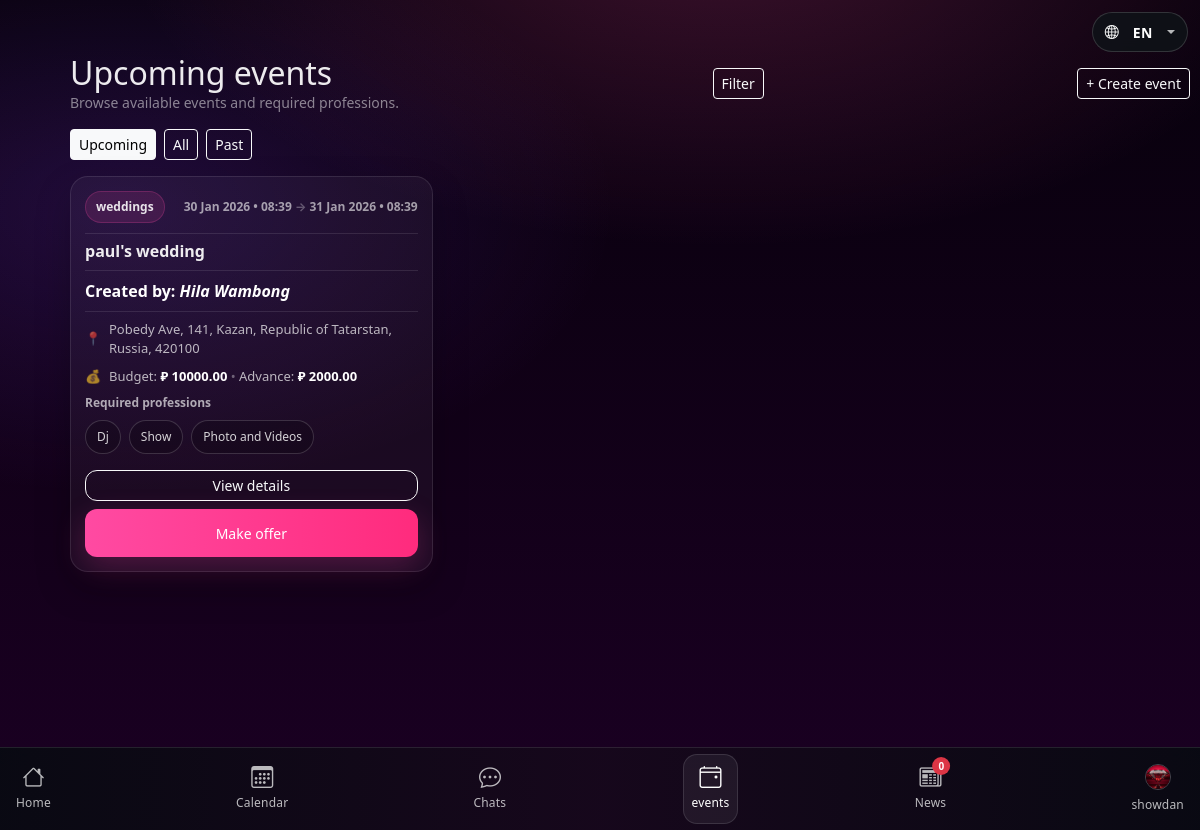
Before: /en/events/ (signed in) with the older database file.
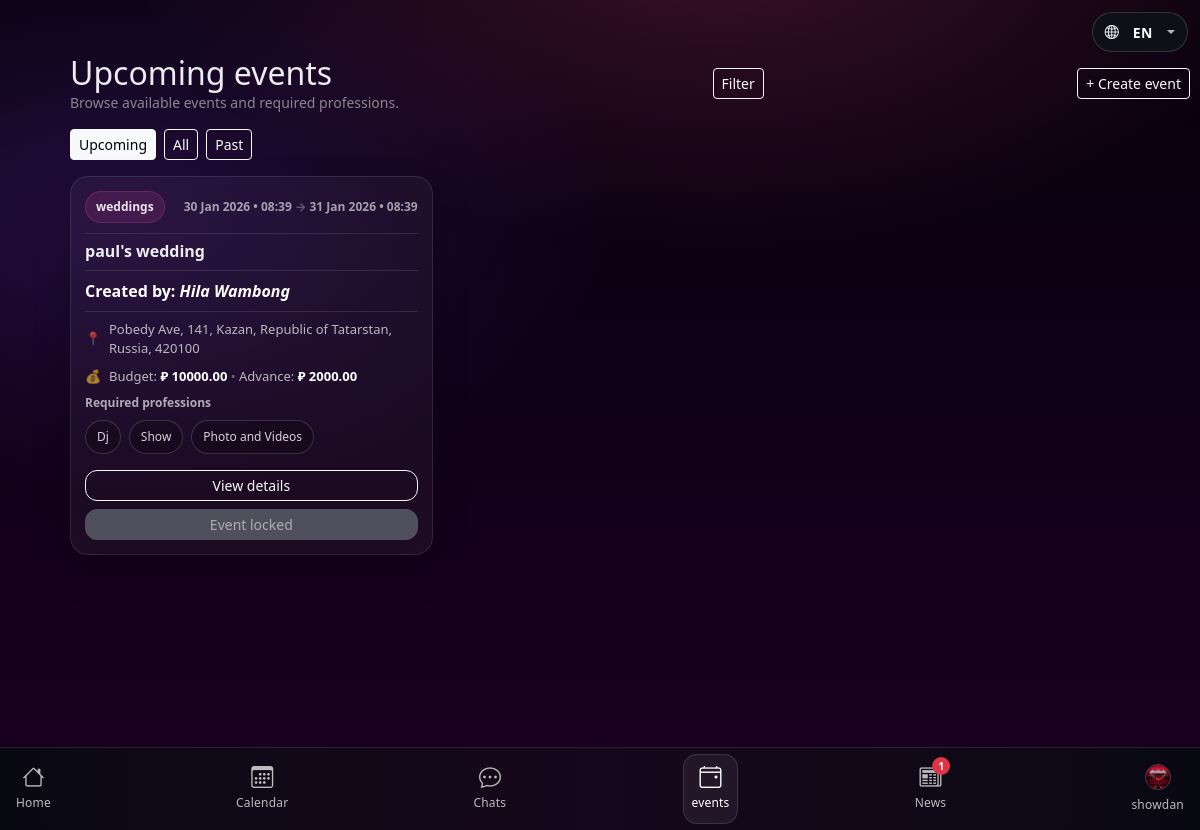
After: the same page with the newer database file.
### events/models.py (models this page shows, shortened)
class Event(models.Model):
    name = models.CharField(max_length=200)
    location = models.CharField(max_length=255, blank=True)
    country = models.CharField(max_length=120, blank=True, default="")
    city = models.CharField(max_length=120, blank=True, default="")
    event_type = models.ForeignKey(
        "events.EventCategory",
        null=True,
        blank=True,
        on_delete=models.SET_NULL,
        related_name="events",
    )
    required_professions = models.ManyToManyField(
        "accounts.Profession",
        blank=True,
        related_name="events",
    )
    start_datetime = models.DateTimeField(default=timezone.now)
    end_datetime = models.DateTimeField()
    currency = models.ForeignKey(
        "accounts.Currency",
        null=True,
        blank=True,
        on_delete=models.SET_NULL,
        related_name="events",
    )
    event_budget = models.DecimalField(
        max_digits=12,
        decimal_places=2,
        validators=[MinValueValidator(0)],
        null=True,
        blank=True,
    )
    advance_payment = models.DecimalField(
        max_digits=12,
        decimal_places=2,
        validators=[MinValueValidator(0)],
        null=True,
        blank=True,
    )
    is_locked = models.BooleanField(default=False)
    is_posted = models.BooleanField(default=True)
    accepted_thread = models.ForeignKey(
        "events.OfferThread",
        null=True, blank=True,
        on_delete=models.SET_NULL,
        related_name="accepted_for_events",
    )
    created_by = models.ForeignKey(
        settings.AUTH_USER_MODEL,
        on_delete=models.CASCADE,
        related_name="events_created",
    )
    accepted_professional = models.ForeignKey(
        settings.AUTH_USER_MODEL,
        null=True,
        blank=True,
        on_delete=models.SET_NULL,
        related_name="accepted_events",
    )
    created_at = models.DateTimeField(auto_now_add=True)

class EventCategory(models.Model):
    name = models.CharField(max_length=120)
    parent = models.ForeignKey(
        "self",
        null=True,
        blank=True,
        related_name="children",
        on_delete=models.CASCADE,
    )
    path = models.CharField(max_length=600, blank=True, db_index=True)
    class Meta:
        verbose_name_plural = "Event categories"
        unique_together = ("name", "parent")
        ordering = ["path"]
    def get_depth(self):
        depth = 0
        p = self.parent
        while p:
            depth += 1
            p = p.parent
        return depth
    def __str__(self):
        indent = "— " * self.get_depth()
        return f"{indent}{self.name}"

### accounts/models.py (models this page shows, shortened)
class Accounts(AbstractBaseUser, PermissionsMixin):
    class AccountType(models.TextChoices):
        PERSONAL = "personal", "Personal"
        PROFESSIONAL = "professional", "Professional"
    class Gender(models.TextChoices):
        PERSONAL = "male", "Male"
        PROFESSIONAL = "female", "Female"
    email = models.EmailField(unique=True)
    profile_picture = models.ImageField(
        upload_to="avatars/",
        blank=True,
        null=True,
        default="avatars/default.png",
    )
    professional_picture = models.ImageField(
        upload_to="professional_pictures/",
        blank=True,
        null=True,
        default="professional_pictures/default_professional.png",
    )
    communication_languages = models.ManyToManyField(
        "accounts.Language",
        blank=True,
        related_name="accounts_communication",
    )
    event_languages = models.ManyToManyField(
        "accounts.Language",
        blank=True,
        related_name="accounts_events",
    )
    accepted_event_categories = models.ManyToManyField(
        "events.EventCategory",
        blank=True,
        related_name="accepted_by_users",
    )
    first_name = models.CharField(max_length=80)
    last_name = models.CharField(max_length=80)
    nickname = models.CharField(max_length=220, blank=True, null=True)
    phone = models.CharField(max_length=30, blank=True)
    date_of_birth = models.DateField(null=True, blank=True)
    years_of_experience = models.PositiveSmallIntegerField(
        null=True,
        blank=True,
        default=0,
    )
    about_me = models.TextField(blank=True, default="")
    account_type = models.CharField(
        max_length=20,
        choices=AccountType.choices,
        default=AccountType.PERSONAL,
    )
    gender = models.CharField(max_length=20, choices=Gender.choices, blank=True, null=True)
    professions = models.ManyToManyField(
        Profession,
        blank=True,
        related_name="accounts",
    )
    currency = models.ForeignKey(
        "accounts.Currency",
        null=True,
        blank=True,
        on_delete=models.SET_NULL,
        related_name="accounts",
    )
    cost_per_hour = models.DecimalField(
        max_digits=10,
        decimal_places=2,
        null=True,
        blank=True,
    )
    cost_per_5_hours = models.DecimalField(
        max_digits=10,
        decimal_places=2,
        null=True,
        blank=True,
    )
    is_active = models.BooleanField(default=True)
    is_staff = models.BooleanField(default=False)
    date_joined = models.DateTimeField(default=timezone.now)
    country = models.CharField(max_length=120, blank=True, default="")
    city = models.CharField(max_length=120, blank=True, default="")
    address = models.CharField(max_length=255, blank=True, default="")
    public_id = models.CharField(
        max_length=8,
        unique=True,
        null=True,
        blank=True,
        db_index=True,
        help_text="Public-facing 8-digit user ID (non-guessable).",
    )
    objects = AccountsManager()
    USERNAME_FIELD = "email"
    REQUIRED_FIELDS = ["first_name", "last_name"]

class Currency(models.Model):
    name = models.CharField(max_length=80, unique=True)   # e.g. US Dollar
    sign = models.CharField(max_length=8)                 # e.g. $
    class Meta:
        ordering = ["name"]

### events/views.py (the view, shortened to what this page needs)
# urls.py: path("", views.events_list_view, name="list"),
def events_list_view(request):
    show = (request.GET.get("show") or "upcoming").strip()
    now = timezone.now()
    base = (
        Event.objects
        .filter(is_posted=True)
        .select_related("event_type", "currency", "created_by")
        .prefetch_related("required_professions")
        .annotate(offers_received_count=Count("offer_threads", distinct=True))
    )
    if show == "past":
        base = base.filter(end_datetime__lt=now)
        title = "Past events"
        order_by = "-start_datetime"
    elif show == "all":
        title = "All events"
        order_by = "-start_datetime"
    else:
        show = "upcoming"
        base = base.filter(end_datetime__gte=now)
        title = "Upcoming events"
        order_by = "start_datetime"
    q = (request.GET.get("q") or "").strip()
    category_id = (request.GET.get("category") or "").strip()        # event_type
    profession_id = (request.GET.get("profession") or "").strip()    # required_professions
    country = (request.GET.get("country") or "").strip()
    city = (request.GET.get("city") or "").strip()
    location = (request.GET.get("location") or "").strip()
    near_me = (request.GET.get("near_me") or "") == "1"
    min_budget_raw = (request.GET.get("min_budget") or "").strip()
    max_budget_raw = (request.GET.get("max_budget") or "").strip()
    qs = base
    if category_id.isdigit():
        qs = qs.filter(event_type__id=int(category_id))
    if profession_id.isdigit():
        qs = qs.filter(required_professions__id=int(profession_id))
    if country:
        qs = qs.filter(
            Q(country__icontains=country) |
            Q(created_by__country__icontains=country)
        )
    if city:
        qs = qs.filter(
            Q(city__icontains=city) |
            Q(created_by__city__icontains=city)
        )
    if location:
        qs = qs.filter(location__icontains=location)
    def to_decimal(s: str):
        if not s:
            return None
        try:
            return Decimal(s)
        except (InvalidOperation, ValueError):
            return None
    min_budget = to_decimal(min_budget_raw)
    max_budget = to_decimal(max_budget_raw)
    if min_budget is not None:
        qs = qs.filter(event_budget__isnull=False, event_budget__gte=min_budget)
    if max_budget is not None:
        qs = qs.filter(event_budget__isnull=False, event_budget__lte=max_budget)
    qs = qs.distinct().order_by(order_by)
    categories = EventCategory.objects.all().order_by("path")
    profession_options = _build_profession_tree_options()
    base_for_bounds = base
    bounds = base_for_bounds.aggregate(bmin=Min("event_budget"), bmax=Max("event_budget"))
    bmin = bounds["bmin"] if bounds["bmin"] is not None else 0
    bmax = bounds["bmax"] if bounds["bmax"] is not None else 600
    if int(bmax) <= int(bmin):
        bmax = int(bmin) + 1
    return render(request, "events/events_list.html", {
        "events": qs,
        "title": title,
        "show": show,
        "categories": categories,
        "profession_options": profession_options,
        "f_q": q,
        "f_category": category_id,
        "f_profession": profession_id,
        "f_country": country,
        "f_city": city,
        "f_location": location,
        "f_min_budget": min_budget_raw,
        "f_max_budget": max_budget_raw,
        "f_near_me": near_me,
        "bmin": int(bmin),
        "bmax": int(bmax),
    })

### templates/events/events_list.html (shortened to what the changed rows need)
{% extends "base.html" %}
{% load static %}
{% load i18n %}
{% block content %}
<div class="d-flex align-items-center justify-content-between mb-3">
  <div>
    <h2 class="mb-0">{{ title }}</h2>
  </div>
</div>
{% if events %}
  <div class="row g-3">
    {% for e in events %}
      <div class="col-12 col-md-6 col-lg-4">
        <div class="event-card">
          <div class="event-card-top">
              <div class="event-type">
                {% if e.event_type %}
                  {{ e.event_type.name }}
                {% else %}
                  {% translate "Event" %}
                {% endif %}
              </div>
            <div class="event-date">
              {{ e.start_datetime|date:"d M Y • H:i" }}
              <span class="opacity-50">→</span>
              {{ e.end_datetime|date:"d M Y • H:i" }}
            </div>
          </div>
        <hr class="my-2">
          <div class="event-title">{{ e.name }}</div>
        <hr class="my-2">
          <span class="text-white fw-semibold">
          {% translate "Created by" %}:
              <i>
                {{ e.created_by.first_name }} {{ e.created_by.last_name }}
              </i>
          </span>
          <hr class="my-2">
          <div class="event-meta">
            <span class="event-meta-dot">📍</span>
            <span>{{ e.location|default:"Location not set" }}</span>
          </div>
            {% if e.event_budget or e.advance_payment %}
              <div class="event-meta mt-2">
                <span class="event-meta-dot">💰</span>
                <span>
                  {% if e.event_budget %}
                    {% translate "Budget" %}:
                    <strong class="text-white">
                      {% if e.currency %}{{ e.currency.sign }}{% endif %}
                      {{ e.event_budget }}
                    </strong>
                  {% endif %}
                  {% if e.advance_payment %}
                    <span class="opacity-50">•</span>
                    {% translate "Advance" %}:
                    <strong class="text-white">
                      {% if e.currency %}{{ e.currency.sign }}{% endif %}
                      {{ e.advance_payment }}
                    </strong>
                  {% endif %}
                </span>
              </div>
            {% endif %}
          <div class="event-section-label mt-2">{% translate "Required professions" %}</div>
          <div class="event-chips">
            {% for p in e.required_professions.all %}
              <span class="event-chip">{{ p.name }}</span>
            {% empty %}
              <span class="text-white-50 small">{% translate "No professions specified" %}.</span>
            {% endfor %}
          </div>
        <div class="event-actions mt-3 d-grid gap-2">
          <a class="btn btn-sm btn-outline-light w-100" href="{% url 'events:detail' e.id %}">
            {% translate "View details" %}
          </a>
        {% if request.user.is_authenticated and request.user.account_type == "professional" and request.user != e.created_by %}
          {% if e.is_locked %}
            <button class="btn btn-sm btn-secondary w-100" disabled>{% translate "Event locked" %}</button>
          {% else %}
            <a class="btn btn-sm btn-primary w-100" href="{% url 'events:offers_inbox' %}?event={{ e.id }}">{% translate "Make offer" %}</a>
          {% endif %}
        {% endif %}
        </div>
        </div>
      </div>
    {% endfor %}
  </div>
{% else %}
  <div class="event-empty">
    <div class="text-white-50">{% translate "No events found" %}.</div>
  </div>
{% endif %}
{% endblock %}

### templates/base.html (shortened to what this page needs)
{% load static %}
{% load i18n %}
<!doctype html>
<html lang="en">
<head>
  <link
    href="https://cdn.jsdelivr.net/npm/bootstrap@5.3.2/dist/css/bootstrap.min.css" rel="stylesheet">
  <link rel="stylesheet" href="https://cdn.jsdelivr.net/npm/bootstrap-icons@1.11.3/font/bootstrap-icons.min.css">
    <link rel="stylesheet" href="{% static 'css/app.css' %}">
</head>
<body class="bg-light">
{% get_current_language as LANGUAGE_CODE %}
<div class="lang-float dropdown">
  <button class="btn btn-sm btn-dark lang-float-btn dropdown-toggle"
          type="button"
          data-bs-toggle="dropdown"
          aria-expanded="false"
          aria-label="Language">
    <i class="bi bi-globe2 me-2"></i>
    <span class="lang-code">{{ LANGUAGE_CODE|upper }}</span>
  </button>
</div>
<nav class="app-bottom-nav" role="navigation" aria-label="Primary">
  <div class="app-bottom-nav-inner">
    <a class="app-tab {% if request.resolver_match.url_name == 'home' %}is-active{% endif %}"
       href="{% url 'home' %}">
      <span class="app-ico">
        <i class="bi bi-house"></i>
      </span>
      <span class="app-label">{% translate "Home" %}</span>
    </a>
    <a class="app-tab {% if request.resolver_match.url_name == 'calendar' %}is-active{% endif %}"
       href="{% url 'events:calendar' %}">
      <span class="app-ico">
        <i class="bi bi-calendar3"></i>
      </span>
      <span class="app-label">{% translate "Calendar" %}</span>
    </a>
    <a class="app-tab {% if request.resolver_match.url_name == 'offers_inbox' %}is-active{% endif %}"
       href="{% url 'events:offers_inbox' %}">
      <span class="app-ico">
        <i class="bi bi-chat-dots"></i>
      </span>
      <span class="app-label">{% translate "Chats" %}</span>
    </a>
    <a class="app-tab {% if request.resolver_match.url_name == 'list' %}is-active{% endif %}"
       href="{% url 'events:list' %}">
      <span class="app-ico">
        <i class="bi bi-calendar4-event"></i>
      </span>
      <span class="app-label">{% translate "events" %}</span>
    </a>
<a class="app-tab {% if request.resolver_match.url_name == 'news' %}is-active{% endif %}"
   href="{% url 'accounts:news' %}">
  <span class="app-ico position-relative">
    <i class="bi bi-newspaper"></i>
    <span class="position-absolute top-0 start-100 translate-middle badge rounded-pill bg-danger"
          style="font-size:10px; line-height:1; padding:4px 6px;">
      {{ news_unread_count|default:0 }}
    </span>
  </span>
  <span class="app-label">{% translate "News" %}</span>
</a>
    {% if request.user.is_authenticated %}
      <a class="app-tab app-tab-profile {% if 'dashboard' in request.path %}is-active{% endif %}"
         href="{% url 'accounts:dash_home' %}">
        <span class="app-ico app-ico-avatar">
          <img
            src="{{ request.user.profile_picture.url }}"
            alt="Avatar"
            onerror="this.style.display='none';"
          >
        </span>
        <span class="app-label">
          {{ request.user.first_name|default:"Profile" }}
        </span>
      </a>
    {% endif %}
  </div>
</nav>
<div class="container-fluid py-4">
  {% block content %}{% endblock %}
</div>
</body>
</html>

Changed rows visible on the page:
changed Event "paul's wedding": is_locked False → True (drawn); translate "Make offer" → "Event locked"
Other visible differences:
{{ news_unread_count|default:0 }}: "0" → "1"
